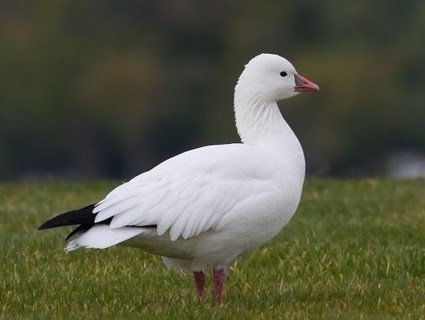
#> input picture histogram/indexImages/geese/snow_1.jpg, 425 x 320 px, found by its file name
$ python testing.py   (Python 2 division)   (older library calls are emulated)
#> lines starting #> are read from the running program, lines starting #| are printed output that depends on the picture; after the words box and inside, x2 and y2 are one past the last pixel; in counts of white or black regions, pixels touching at a corner belong together
### imageprocessing/contourFinding.py
import cv2
import numpy as np

# [13 lines left out: function contourCanny, not called in this run]

def filterAreaLow(contours, thresLow):
	filteredAreas = []
	for i in contours:
		if cv2.contourArea(i) >= thresLow:
			filteredAreas.append(i)
	return filteredAreas

# [48 lines left out: function binaryThresholding, not called in this run]

### imageprocessing/Color.py
import random

BLUE = (255, 0, 0)
GREEN = (0, 255, 0)
RED = (0, 0, 255)

GRASS_LOWER = (27, 50, 0)
GRASS_UPPER = (70, 255, 255)

def randomColor():
    r = random.randrange(0, 256)
    g = random.randrange(0, 256)
    b = random.randrange(0, 256)
    color = (r, g, b)
    return color

### testing.py
import cv2
import numpy as np
from imageprocessing.contourFinding import filterAreaLow
from imageprocessing.Color import randomColor

img = cv2.imread("./histogram/indexImages/snow_1.jpg")
#> img is the input picture: shape (320, 425, 3); mean B, G, R 68.8, 88.1, 86.3
img = cv2.GaussianBlur(img, (3, 3), 0)

v = np.median(img)
#> v = 60
sigma = 0.33
low = int(max(0, (1.0 - sigma) * v))
#> low = 40
high = int(min(255, (1.0 + sigma) * v))
#> high = 79
edges = cv2.Canny(img, 100, 200)
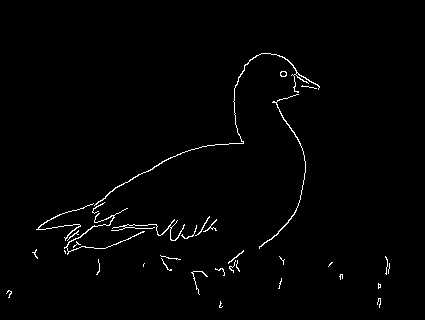
#> edges: shape (320, 425); 1.3% white in thin lines or dots, all inside (x1, y1, x2, y2) = (6, 53, 390, 308)

kernel = np.ones((3, 3), np.uint8)
dilate1 = cv2.dilate(edges, kernel, iterations=1)
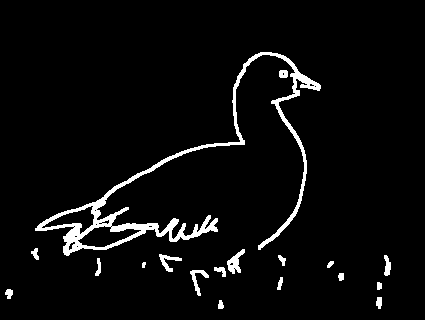
#> dilate1: shape (320, 425); 4.3% white; 18 white regions, largest, box (x1, y1, x2, y2) and area: (35, 52, 321, 256) 4525, (227, 249, 245, 274) 207, (190, 270, 209, 296) 159
erode1 = cv2.erode(dilate1, kernel, iterations=1)
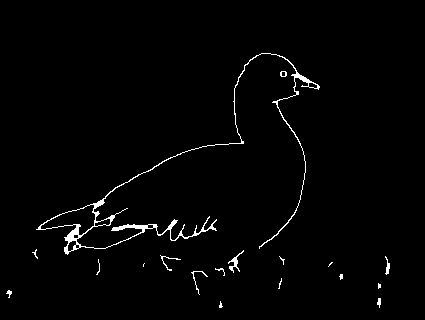
#> erode1: shape (320, 425); 1.6% white in thin lines or dots, all inside (x1, y1, x2, y2) = (6, 53, 390, 308)

imgContours, contours, h = cv2.findContours(edges.copy(), cv2.RETR_EXTERNAL, cv2.CHAIN_APPROX_SIMPLE)
#> contours = 34 contours, 28 with area under 20; largest, box (x1, y1, x2, y2) and area: (94, 53, 320, 206) 100, (259, 94, 306, 249) 59, (64, 208, 145, 255) 50, (280, 71, 287, 77) 28, (36, 203, 94, 241) 26, (111, 219, 185, 241) 26; h = 34 rows, first 6: [1, -1, -1, -1], [2, 0, -1, -1], [3, 1, -1, -1], [4, 2, -1, -1], [5, 3, -1, -1], [6, 4, -1, -1]

# Only keep areas above 10,000
MIN_AREA = 1
filteredContours = filterAreaLow(contours, MIN_AREA)
#> the loop in filterAreaLow, `for i in contours:` made 34 passes
#> i on pass 10: [[144, 263], [143, 264], [143, 266], [143, 264]]
#> after the loop in filterAreaLow, `for i in contours:`: filteredAreas = 32 contours, 26 with area under 20; largest, box (x1, y1, x2, y2) and area: (94, 53, 320, 206) 100, (259, 94, 306, 249) 59, (64, 208, 145, 255) 50, (280, 71, 287, 77) 28, (36, 203, 94, 241) 26, (111, 219, 185, 241) 26
#> filteredContours has the same summary as filteredAreas in filterAreaLow

# Draws each contour
for i in filteredContours:
    cv2.drawContours(img, [i], 0, randomColor(), 3)
#> this loop made 32 passes
#> (r in randomColor, g in randomColor, b in randomColor) on passes 1 to 12: (197, 215, 20), (132, 248, 207), (155, 244, 183), (111, 71, 144), (71, 48, 128), (75, 158, 50), (37, 169, 241), (51, 181, 222), (161, 104, 244), (226, 133, 31), (7, 47, 204), (0, 252, 170)
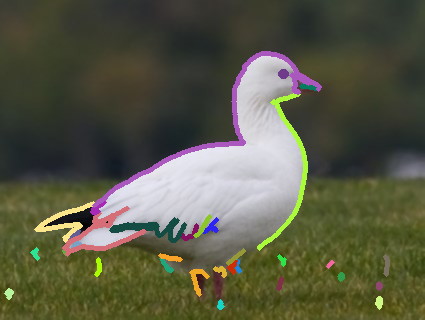
#> img: shape (320, 425, 3); mean B, G, R 69.7, 89.4, 88.6

print "Number of geese: {}".format(len(filteredContours))
#| Number of geese: 32

cv2.imshow('img', img)
cv2.imshow('edges', erode1)

cv2.waitKey(0)
cv2.destroyAllWindows()

$ run again, with histogram/indexImages/geese/canada_1.jpg copied over histogram/indexImages/geese/snow_1.jpg
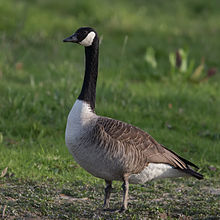
#> input picture histogram/indexImages/geese/canada_1.jpg, 220 x 220 px, found by its file name
#> img is the input picture: shape (220, 220, 3); mean B, G, R 62.5, 94.2, 83.4
#> v = 79
#> low = 52
#> high = 105
#> `edges = cv2.Canny(img, 100, 200)`:
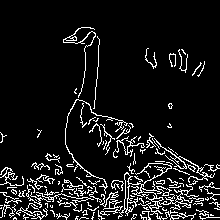
#> edges: shape (220, 220); 9.1% white in thin lines or dots, all inside (x1, y1, x2, y2) = (0, 27, 220, 220)
#> dilate1: shape (220, 220); 27.1% white; 10 white regions, largest, box (x1, y1, x2, y2) and area: (0, 26, 220, 220) 11929, (168, 48, 189, 74) 303, (44, 152, 64, 176) 242
#> erode1: shape (220, 220); 16.2% white; 16 white regions (4 under 20 px)
#> contours = 125 contours, 112 with area under 20; largest, box (x1, y1, x2, y2) and area: (118, 163, 199, 220) 344, (154, 138, 215, 183) 66, (100, 199, 123, 216) 57, (63, 27, 96, 98) 56, (65, 99, 128, 194) 54; h = 125 rows, first 6: [1, -1, -1, -1], [2, 0, -1, -1], [3, 1, -1, -1], [4, 2, -1, -1], [5, 3, -1, -1], [6, 4, -1, -1]
#> the loop in filterAreaLow, `for i in contours:` made 125 passes
#> i on passes 1, 5, 6, 22, 26, 34, 36, 56: [[98, 218], [99, 219]], [[125, 215]], [[4, 215], [4, 216]], [[1, 207], [0, 208], [1, 208]], [[0, 205], [2, 205]], [[146, 201], [145, 202], [146, 201], [148, 201]], [[35, 199], [36, 200]], [[7, 187], [7, 188], [8, 187], [16, 187]]
#> after the loop in filterAreaLow, `for i in contours:`: filteredAreas = 103 contours, 90 with area under 20; largest, box (x1, y1, x2, y2) and area: (118, 163, 199, 220) 344, (154, 138, 215, 183) 66, (100, 199, 123, 216) 57, (63, 27, 96, 98) 56, (65, 99, 128, 194) 54
#> filteredContours has the same summary as filteredAreas in filterAreaLow
#> the loop `for i in filteredContours:` made 103 passes
#> (r in randomColor, g in randomColor, b in randomColor) on passes 1 to 8: (197, 215, 20), (132, 248, 207), (155, 244, 183), (111, 71, 144), (71, 48, 128), (75, 158, 50), (37, 169, 241), (51, 181, 222)
#> after the loop `for i in filteredContours:`:
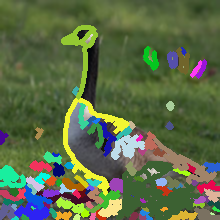
#> img: shape (220, 220, 3); mean B, G, R 71.5, 107.1, 92.1
#| Number of geese: 103
